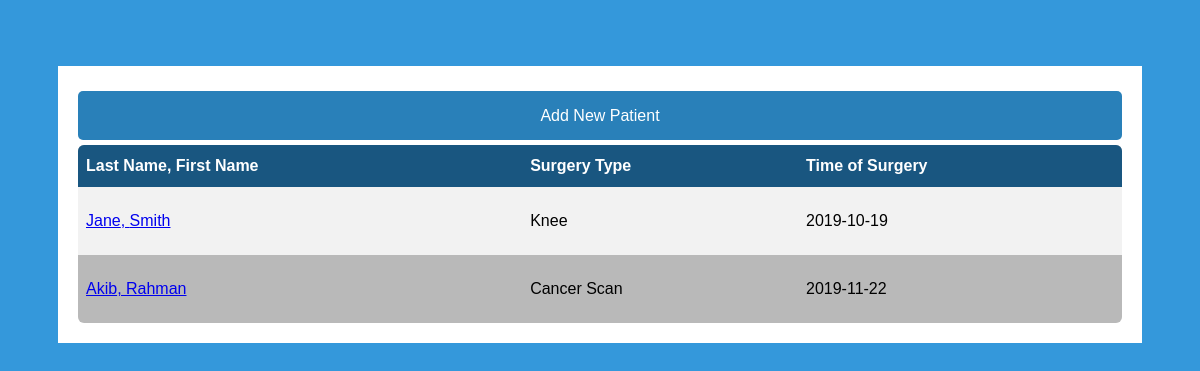
Before: /doctordashboard with the older database file.
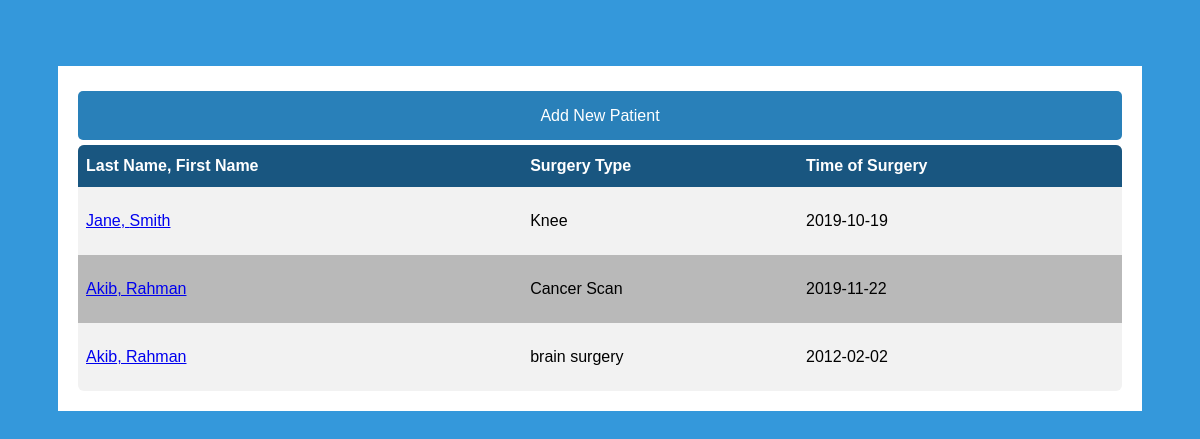
After: the same page with the newer database file.
### app/models.py (models this page shows, shortened)
class User(UserMixin,db.Model):
    id = db.Column(db.Integer, primary_key=True)
    email = db.Column(db.String(64))
    password = db.Column(db.String(128))
    isDoctor = db.Column(db.Boolean)

class Patient(User):
    id = db.Column(db.Integer, db.ForeignKey('user.id'), primary_key=True)
    firstName = db.Column(db.String(64))
    lastName = db.Column(db.String(64))
    phoneNumber = db.Column(db.String(64))
    operation = db.Column(db.String(64))
    operationDate = db.Column(db.Date)
    prescriptionMed = db.Column(db.String(64))
    prescriptionDosage = db.Column(db.Float)
    priorOpioid = db.Column(db.Boolean)
    onAntidepressants = db.Column(db.Boolean)
    addictionRisk = db.Column(db.Integer)
    checkins = db.relationship("CheckIn", backref="patient", lazy='dynamic')

### app/routes.py (the view)
@app.route('/doctordashboard')
def doctorDashBoard():
    patients=Patient.query.all()
    return render_template("doctordashboard.html",patients=patients)

### app/templates/doctordashboard.html
<link type="text/css" rel="stylesheet" href="static/css/doctordashboard.css" >
{% extends 'base.html' %}
{% block page %}
<div class="doctordashboard">
    <div class="doctordashboard-screen">
            <div class="addnewpatient">
                    <a  href="{{ url_for('addNewPatient') }}">Add New Patient</a>
            </div>
            <table id="customers">
                <tr>
                    <th>Last Name, First Name</th>
                    <th>Surgery Type</th>
                    <th>Time of Surgery</th>
                </tr>
                {%for patient in patients%}
                    <tr>
                        <td><a href="{{ url_for('detailedPatientInfo', patientid=patient.id) }}">{{patient.firstName}}, {{patient.lastName}}</a></td>
                        <td>{{patient.operation}}</td>
                        <td>{{patient.operationDate}}</td>
                    </tr>
                {%endfor%}
            </table>
    </div>
</div>
{%endblock%}

### app/templates/base.html (shortened to what this page needs)
<!DOCTYPE html>
<html lang="en">
  <head>
    <link type="text/css" rel="stylesheet" href="/static/css/login.css" >
    <link rel="stylesheet" href="https://cdnjs.cloudflare.com/ajax/libs/font-awesome/4.7.0/css/font-awesome.min.css">
  </head>
  <body >
      <div id='container' class="container body-content">
          {% block page%}{% endblock %}
      </div>
  </body>
</html>

### app/static/css/doctordashboard.css (style rules this page uses)
.doctordashboard { margin: 8px auto; width:100%; }
.doctordashboard-screen { background-color: #FFF; padding: 20px; border-radius: 5px width }
#customers { font-family: "Trebuchet MS", Arial, Helvetica, sans-serif; border-collapse: collapse; width: 100%; }
table { border-collapse: separate; border-spacing: 0; min-width: 350px; }
table tr th, table tr td { border-right: 1px solid #bbb; border-bottom: 1px solid #bbb; padding: 5px; }
table tr th:first-child, table tr th:last-child { border-top:solid 1px #bbb; }
table tr th:first-child, table tr td:first-child { border-left: 1px solid #bbb; }
table tr th { background: #eee; text-align: left; }
table tr:first-child th:first-child, table.Info tr:first-child td:first-child { border-top-left-radius: 6px; }
table tr:first-child th:last-child, table.Info tr:first-child td:last-child { border-top-right-radius: 6px; }
table tr:last-child td:first-child { border-bottom-left-radius: 6px; }
table tr:last-child td:last-child { border-bottom-right-radius: 6px; }
#customers td, #customers th { border: none; padding: 25px 8px 25px 8px; }
#customers tr:nth-child(even) { background-color: #f2f2f2; }
#customers tr:nth-child(odd) { background-color: #b9b9b9; }
#customers th { padding-top: 12px; padding-bottom: 12px; text-align: left; background-color: #195680; color: white; }
.addnewpatient { margin-top:5px; margin-bottom: 5px; }
.addnewpatient a { border: 2px solid transparent; background: #3498DB; color: #ffffff; font-size: 16px; line-height: 25px; padding: 10px 0; text-decoration: none; text-shadow: none; border-radius: 5px; box-shadow: none; transition: 0.25s; display: block; width: auto; margin: 0 auto; text-align: center; }
.addnewpatient a { background-color: #2980B9; }

### app/static/css/login.css (style rules this page uses)
* { box-sizing: border-box; }
body { font-family: Arial; background-color: #3498DB; padding: 50px; }

Changed rows visible on the page:
added Patient: firstName "Akib", lastName "Rahman", operation "brain surgery", operationDate "2012-02-02"
